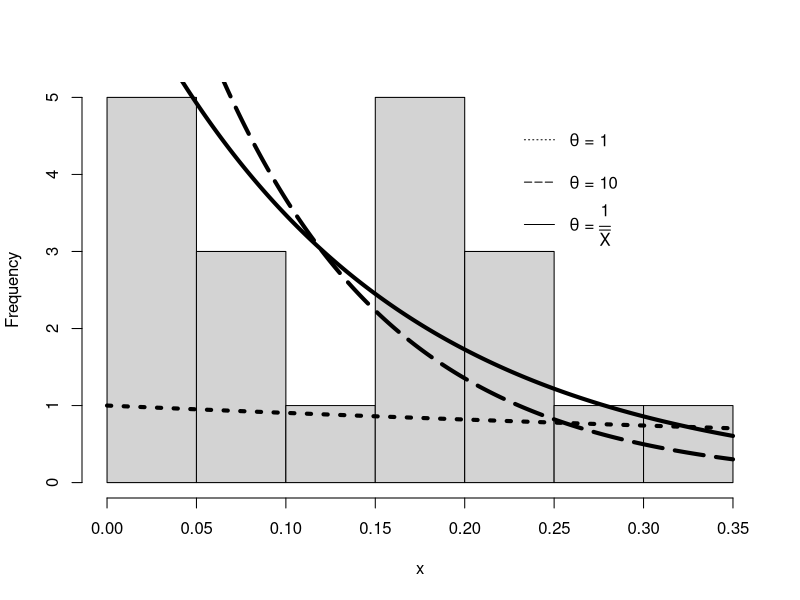
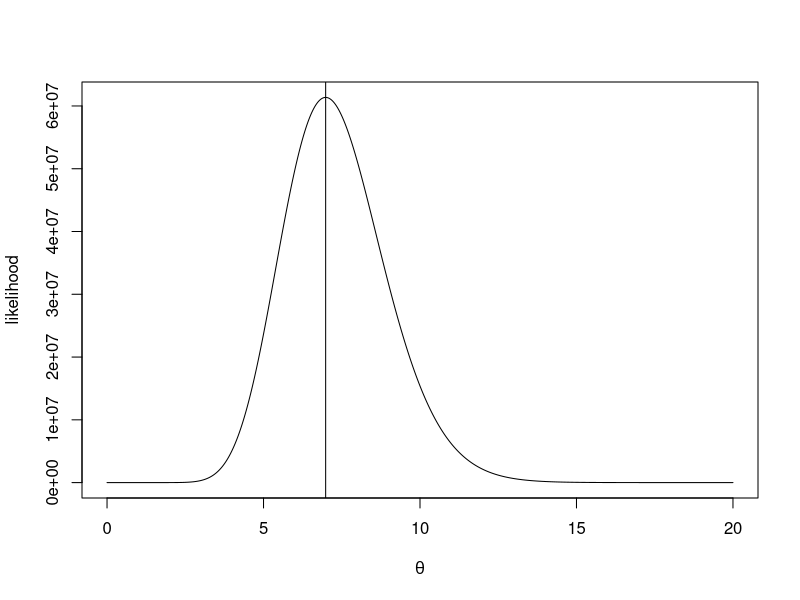

Recreate these plots in R, in order.
x <- c(0.24, 0.34, 0.23, 0.17, 
	0.18, 0.14, 0.27, 0.08, 
	0.20, 0.10, 0.02, 0.22, 
	0.04, 0.02, 0.03, 0.17, 
	0.08, 0.18, 0.01)

axis <- seq(0, 0.35, length = 1000)

exponential <- function(x, lambda){
	return(lambda*exp(-lambda*x))
}

pdf("ex6a.pdf")

hist(x, breaks=10, main="")
lines(axis, exponential(axis, 1), lty = "dotted", lwd = 4)
lines(axis, exponential(axis, 10), lty = "longdash", lwd = 4)
lines(axis, exponential(axis, 1/mean(x)), lwd = 4)

legend(x= 0.225, y = 5, 
	legend=c(expression(paste(theta, " = 1")), 
		expression(paste(theta, " = 10")), 
		expression(paste(theta, " = ",frac(1, bar(X))))), 
	lty = c("dotted", "longdash", "solid"),
	bty = "n")



like <- function(theta){
	product = 1
	n <- length(x)
	for(i in x){
		product = product * exp(-theta*i)
	}
	return(theta^n*product)
}

pdf("ex6b.pdf")

axis2 <- seq(0, 20, length = 1000)

plot(axis2, like(axis2), type = "l", 
	xlab=expression(theta), ylab=expression(likelihood))

abline(v = 1/mean(x))
print(1/mean(x))